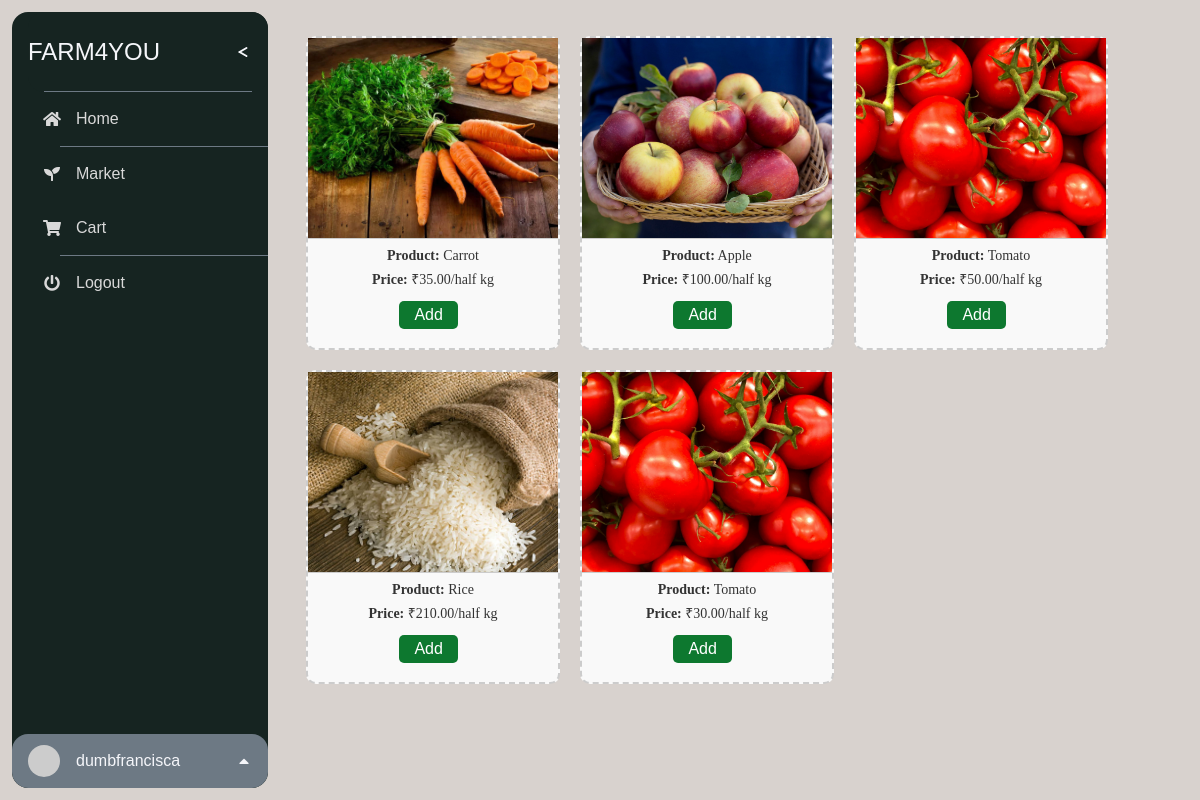
The page /Customer/customer_market/ (signed in) on the database its author committed.
### Farmer/models.py (models this page shows, shortened)
class Product(models.Model):
    user = models.ForeignKey(User, on_delete=models.CASCADE)
    name = models.CharField(max_length=255)
    quantity = models.FloatField()
    price = models.DecimalField(max_digits=10, decimal_places=2)
    image = models.ImageField(upload_to='product_images/')

### Customer/views.py (the view)
# urls.py: path('customer_market/',customer_market,name='customer_market'),
def customer_market(request):
    products = Product.objects.all()  # Fetch all products
    return render(request, 'Customer/customer_market.html', {'products': products})

### Farmer/context_processors.py (called while the page is built)
def user_context(request):
    return {
        'logged_in_user': request.user if request.user.is_authenticated else None
    }

### templates/Customer/customer_market.html (shortened to what this page needs)
{% extends "Customer/cust_base.html" %}
{% load static %}
{% block content %}
<link rel="stylesheet" href="{% static 'css/Farmer/market.css' %}">
<div id="market-container">
    {% for product in products %}
    <div class="product-box">
        <div class="product-details">
            <img src="{{ product.image.url }}" alt="Product Image">
            <span><strong>Product:</strong> {{ product.name }}</span>
            <span><strong>Price:</strong> ₹{{ product.price }}/half kg</span>
            <button class="add-btn">Add</button>
        </div>
    </div>
    {% empty %}
    <p>No products available at the moment.</p>
    {% endfor %}
</div>
{% endblock %}

### templates/Customer/cust_base.html (shortened to what this page needs)
{% load static %}
<!DOCTYPE html>
<html lang="en">
<head>
    <link rel='stylesheet' href='https://cdnjs.cloudflare.com/ajax/libs/font-awesome/5.15.3/css/all.min.css'>
    <link rel="stylesheet" href="{% static 'css/Farmer/style.css' %}">
    <link rel="stylesheet" href="{% static 'css/Farmer/market.css' %}">
</head>
<body>
    <div id="nav-bar">
        <div id="nav-header"><a id="nav-title" target="_blank">FARM4YOU</a>
            <label for="nav-toggle"><span id="nav-toggle-burger"></span></label>
            <hr/>
        </div>
        <div id="nav-content">
            <div class="nav-button "><i class="fas fa-home"></i><span><a href="{% url 'others-profile' %}" class="nav-link">Home</a></span></div>
            <hr/>
            <div class="nav-button">
                <i class="fas fa-solid fa-seedling"></i>
                <span><a href="{% url 'customer_market' %}" class="nav-link">Market</a></span>
            </div>
            <div class="nav-button">
                <i class="fas fa-shopping-cart"></i>
                <span><a href="{% url 'cart' %}" class="nav-link">Cart</a></span>
            </div>
            <hr/>
            <div class="nav-button">
                <i class="fas fa-power-off"></i>
                <span id="logout-button">Logout</span>
            </div>
        </div>
        <div id="nav-footer">
            <div id="nav-footer-heading">
                <div id="nav-footer-avatar">
                    <img src="https://gravatar.com/avatar/4474ca42d303761c2901fa819c4f2547" alt="User Avatar"/>
                </div>
                <div id="nav-footer-titlebox">
                    <a id="nav-footer-title" href="#" target="_blank">
                        {{ logged_in_user.username }}
                    </a>
                </div>
                <label for="nav-footer-toggle"><i class="fas fa-caret-up"></i></label>
            </div>
        </div>
    </div>
    <div id="content">
        {% block content %}{% endblock %}
    </div>
</body>
</html>

### static/css/Farmer/style.css (style rules this page uses)
:root { --background: rgb(216, 210, 206); --navbar-width: 256px; --navbar-width-min: 80px; --navbar-dark-primary: #162421; --navbar-dark-secondary: #6d7984; --navbar-light-primary: #f5f6fa; --navbar-light-secondary: #d9d9d9; }
html, body { margin: 0; background: var(--background); }
#content { margin-left: calc(var(--navbar-width) + 2vw); padding: 1rem; }
#nav-bar { position: fixed; left: 1vw; top: 1vw; height: calc(100% - 2vw); background: var(--navbar-dark-primary); border-radius: 16px; display: flex; flex-direction: column; color: var(--navbar-light-primary); font-family: Verdana, Geneva, Tahoma, sans-serif; overflow: hidden; user-select: none; z-index: 1000; }
#nav-bar hr { margin: 0; position: relative; left: 16px; width: calc(100% - 32px); border: none; border-top: solid 1px var(--navbar-dark-secondary); }
#nav-bar a { color: inherit; text-decoration: inherit; }
#nav-header { position: relative; width: var(--navbar-width); left: 16px; width: calc(var(--navbar-width) - 16px); min-height: 80px; background: var(--navbar-dark-primary); border-radius: 16px; z-index: 2; display: flex; align-items: center; transition: width 0.2s; }
#nav-header hr { position: absolute; bottom: 0; }
#nav-title { font-size: 1.5rem; transition: opacity 1s; }
label[for=nav-toggle] { position: absolute; right: 0; width: 3rem; height: 100%; display: flex; align-items: center; justify-content: center; cursor: pointer; }
#nav-toggle-burger { position: relative; width: 16px; height: 2px; background: var(--navbar-dark-primary); border-radius: 99px; transition: background 0.2s; }
#nav-toggle-burger:before, #nav-toggle-burger:after { content: ""; position: absolute; top: -6px; width: 10px; height: 2px; background: var(--navbar-light-primary); border-radius: 99px; transform: translate(2px, 8px) rotate(30deg); transition: 0.2s; }
#nav-toggle-burger:after { top: 6px; transform: translate(2px, -8px) rotate(-30deg); }
#nav-content { margin: -16px 0; padding: 16px 0; position: relative; flex: 1; width: var(--navbar-width); background: var(--navbar-dark-primary); box-shadow: 0 0 0 16px var(--navbar-dark-primary); direction: rtl; overflow-x: hidden; transition: width 0.2s; }
.nav-button { position: relative; margin-left: 16px; height: 54px; display: flex; align-items: center; color: var(--navbar-light-secondary); direction: ltr; cursor: pointer; z-index: 1; transition: color 0.2s; }
.nav-button span { transition: opacity 1s; }
.nav-button .fas { transition: min-width 0.2s; }
#nav-bar .fas { min-width: 3rem; text-align: center; }
#nav-footer { position: relative; width: var(--navbar-width); height: 54px; background: var(--navbar-dark-secondary); border-radius: 16px; display: flex; flex-direction: column; z-index: 2; transition: width 0.2s, height 0.2s; }
#nav-footer-heading { position: relative; width: 100%; height: 54px; display: flex; align-items: center; }
#nav-footer-avatar { position: relative; margin: 11px 0 11px 16px; left: 0; width: 32px; height: 32px; border-radius: 50%; overflow: hidden; transform: translate(0); transition: 0.2s; }
#nav-footer-avatar img { height: 100%; }
#nav-footer-titlebox { position: relative; margin-left: 16px; width: 10px; display: flex; flex-direction: column; transition: opacity 1s; }
label[for=nav-footer-toggle] { position: absolute; right: 0; width: 3rem; height: 100%; display: flex; align-items: center; cursor: pointer; transition: transform 0.2s, opacity 0.2s; }

### static/css/Farmer/market.css (style rules this page uses)
#market-container { display: flex; flex-wrap: wrap; gap: 20px; padding: 20px; margin-left: 0px; transition: margin-left 0.3s; box-sizing: border-box; }
.product-box { display: flex; flex-direction: column; align-items: center; justify-content: flex-start; width: 250px; height: 310px; border: 2px dashed #cccccc; border-radius: 10px; background-color: #f9f9f9; cursor: pointer; transition: background-color 0.3s ease; position: relative; text-align: center; }
.product-details img { width: 250px; height: 200px; object-fit: cover; border-bottom: 1px solid #ccc; }
.product-details span { display: block; margin-top: 5px; color: #333; font-size: 14px; }

### templates/Customer/customer_market.html (style rules this page uses)
#content { margin-left: 270px; transition: margin-left 0.3s ease; }
.add-btn { margin-right: -100px; background-color: #0d782f; color: white; border: none; padding: 5px 15px; font-size: 16px; cursor: pointer; border-radius: 5px; margin-top: 13px; position: relative; }

### rows shown on the page
Product: image (picture), name "Carrot", price "35.00"
Product: image (picture), name "Apple", price "100.00"
Product: image (picture), name "Tomato", price "50.00"
Product: image (picture), name "Rice", price "210.00"
Product: image (picture), name "Tomato", price "30.00"

### other values the page prints
{{ logged_in_user.username }} "dumbfrancisca"
